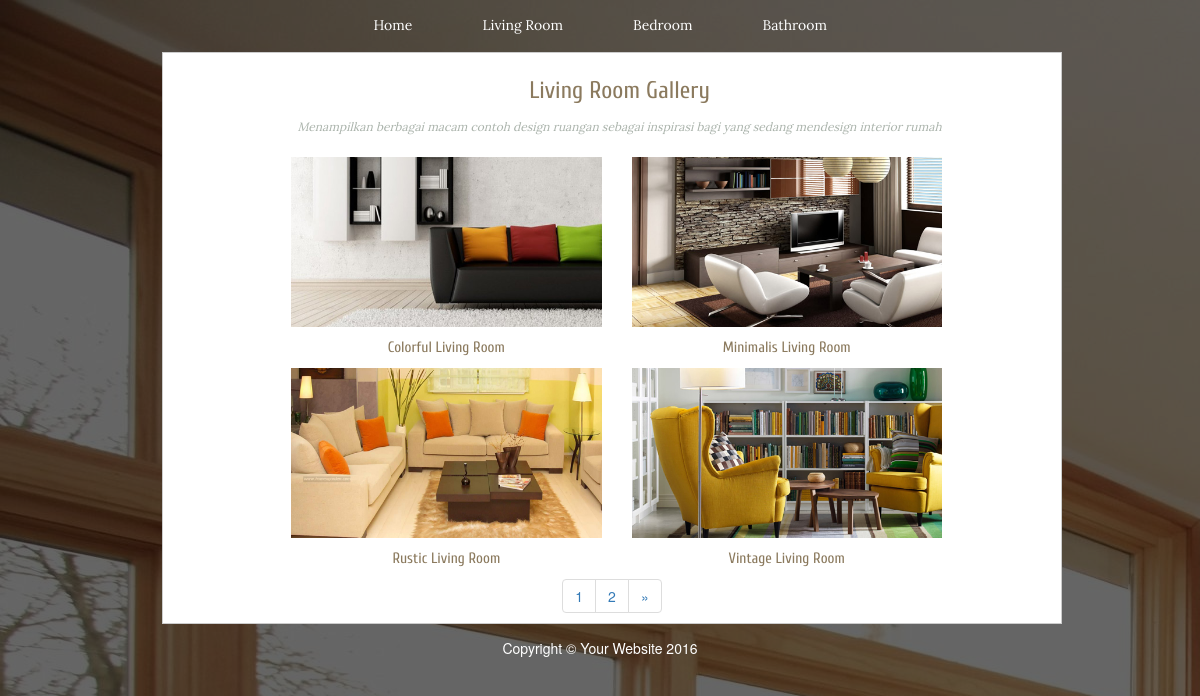
/thumbnails.php?id=2, run on the app's committed database.
### tables this page shows
CREATE TABLE IF NOT EXISTS `kategori` (
  `id_kategori` int(2) NOT NULL,
  `kategori` varchar(30) NOT NULL
);

CREATE TABLE IF NOT EXISTS `gambar` (
  `id_gambar` int(2) NOT NULL,
  `id_kategori` int(2) NOT NULL,
  `namafile` varchar(150) NOT NULL,
  `judul` varchar(50) NOT NULL,
  `keterangan` varchar(100) NOT NULL
);

### thumbnails.php (the view, shortened to what this page needs)
<?php
	$sql = new mysqli("localhost","root","","gallery");
?>
<html lang="en">
<head>
    <link href="css/bootstrap.min.css" rel="stylesheet">
    <link href="css/full-slider.css" rel="stylesheet">
    <link href="css/style.css" rel="stylesheet">
</head>
<body class="image-background">
<div class="container">
<nav class="navbar margin-navbar" role="navigation">
    <div class="container">
        <div class="collapse navbar-collapse" id="bs-example-navbar-collapse-1">
            <div class="col-md-offset-3">
            <ul class="menu-list nav navbar-nav">
                <li>
                    <a href="index.php" class="menu-link">
                        Home
                    </a>
                </li>
                <?php
                    $kategori = $sql->query("SELECT * FROM kategori WHERE id_kategori != 1 ");
                    while($data = $kategori->fetch_assoc()){
                ?>
                    <li>
                        <a href="thumbnails.php?id=<?php echo $data['id_kategori']; ?>" class="menu-link">
                            <?php echo $data['kategori']; ?>
                        </a>
                    </li>
                <?php
                    }
                ?>
            </ul>
            </div>
        </div>
    </div>
</nav>
</div>
<div class="container content-gallery col-md-9">
    <?php
    $start=0;
    $limit=4;
    $pages= isset($_GET['pages']) ? $_GET['pages'] : null;
    $detail = $sql->query("SELECT * FROM kategori WHERE id_kategori = $_GET[id]");
    while($data = $detail->fetch_assoc()){
    ?>
    <div class="row title">
        <h3><?php echo $data['kategori']; ?> Gallery</h3>
        <p>Menampilkan berbagai macam contoh design ruangan sebagai inspirasi bagi yang sedang mendesign interior rumah</p>
    </div>
    <?php }
    ?>
    <div class="row">
        <div class="col-md-11 col-md-offset-1 padding-row">
         <?php
            $gambar = $sql->query("SELECT * FROM gambar WHERE id_kategori = $_GET[id] LIMIT $start, $limit");
            while($data = $gambar->fetch_assoc()){
        ?>
        <div class="col-md-5 img-thumb">
            <div class="img-container">
                <img src="img/<?php echo $data['namafile']?>" width="120%">
            </div>
            <span>
                <?php echo $data['judul']; ?>
            </span>
        </div>
        <?php
        }
        ?>
        </div>
        <?php
            $img = $sql->query("SELECT * FROM gambar WHERE id_kategori = $_GET[id]");
            $rows = mysqli_num_rows($img);
            $total=ceil($rows/$limit);
        ?>
        <nav>
        <ul class="pagination">
            <?php
                for($i=1;$i<=$total;$i++){
                    if($i==$pages) {
            ?>
                <li class="active"><a href=""><?php echo $i; ?></a></li>
            <?php
                    }
                    else{ ?>
                    <li><a href="thumbnails.php?id=<?php echo $_GET['id']; ?><?php echo '&pages='.$i; ?>"><?php echo $i; ?></a></li>
            <?php
                    }
                }
                if($pages!=$total){
            ?>
            <li><a href="thumbnails.php?id=<?php echo $_GET['id']; ?><?php echo '&pages='.($pages+1); ?>" aria-label="Next"><span aria-hidden="true">&raquo;</span></a></li>
            <?php
                    }
            ?>
        </ul>
    </nav>
    </div>
</div>
<div class="container col-md-10 col-md-offset-1">
    <footer class="footer">
        <div class="row">
            <div class="col-lg-12">
                <p>Copyright &copy; Your Website 2016</p>
            </div>
        </div>
    </footer>
</div>
</body>
</html>

### css/full-slider.css (style rules this page uses)
html, body { height: 100%; }
footer { margin: 50px 0; }

### css/style.css (style rules this page uses)
.menu-list li { padding-left: 20px; padding-right: 20px; }
.menu-link { color: #fff !important; font-family: "Lora"; text-transform: capitalize; }
.image-background { background-image:url('../img/slider/img1.jpg'); }
.content-gallery { background-color: #fff; border: 1px solid #ccc; margin-left: 13.5%; padding: 10px 25px; text-align: center; }
.content-gallery h3 { color: #8B7A5E; font-family: "Cuprum"; margin-top: 15px; text-transform: capitalize; }
.content-gallery p { font-family: "Lora"; color: #AAB3AB; font-style: italic; font-size: 12px; margin-bottom: 20px; margin-top: 15px; }
.title { margin-left: 0; }
.margin-navbar { margin-bottom: 0; }
.footer { margin-top: 14px; margin-bottom: 0; text-align: center; color: #fff; }
.padding-row { padding-left:45px; }
.img-thumb { margin-bottom:10px; margin-right:30px; padding-left: 0; padding-right: 0; }
.img-thumb span { padding-top: 10px; text-transform: capitalize; color: #8B7A5E; display: block; font-family: "Cuprum"; font-size: 15px; }
.img-container { overflow:hidden; height:170px; }
.img-thumb img { position:relative; bottom:80px; transition:all .4s ease-in-out; }
.pagination { margin-bottom: 0; margin-top: 0; }

### data on the page
kategori: kategori "Living Room"
kategori: kategori "Bedroom"
kategori: kategori "Bathroom"
gambar: namafile (picture), judul "Colorful Living Room"
gambar: namafile (picture), judul "Minimalis Living Room"
gambar: namafile (picture), judul "Rustic Living Room"
gambar: namafile (picture), judul "Vintage Living Room"
